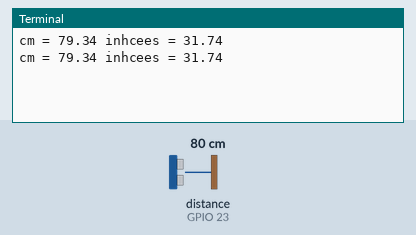
The program below on a simulated Raspberry Pi (BCM pin numbers). On the bench: the last lines printed to the terminal. Inputs (shaded band) come from the test bench; at power-on: distance to the obstacle (sensor on GPIO 23) 80 cm. The echo pulse lasts 58.3 µs per cm; the interpreter's speed is modelled, so counts of loop turns are approximate; the clock reads 2024-03-15 10:24:30 at power-on unless the program sets it.

Above: at 1.2 s.
1.3 s: distance to the obstacle (sensor on GPIO 23) set to 2 cm
At 2.4 s:
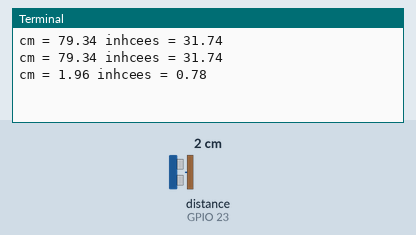
2.8 s: distance to the obstacle (sensor on GPIO 23) set to 4 cm
At 3.8 s:
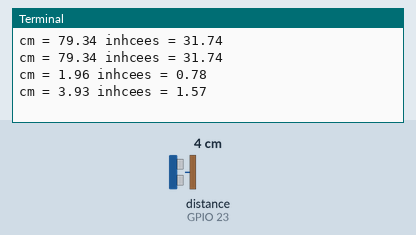
Timing chart, 0 to 5.8 s (numbered marks = the images above; inputs shaded):
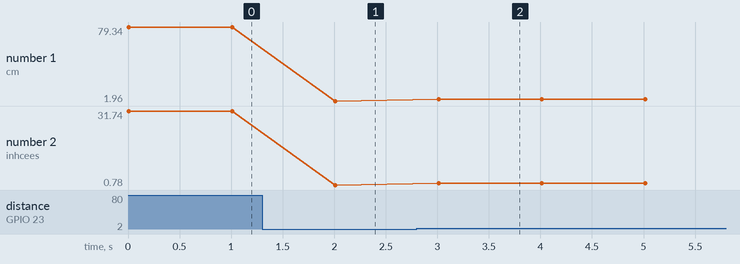

The program:

pulse.py
```python
import RPi.GPIO as GPIO
import time

trigger_pin = 18
echo_pin = 23

GPIO.setmode(GPIO.BCM)
GPIO.setup(trigger_pin, GPIO.OUT)
GPIO.setup(echo_pin, GPIO.IN)

def send_trigger_pulse():
    GPIO.output(trigger_pin, True)
    time.sleep(0.0001)
    GPIO.output(trigger_pin, False)

def wait_for_echo(value, timeout):
    count = timeout
    while GPIO.input(echo_pin) != value and count > 0:
        count = count -1

def get_distance():
    send_trigger_pulse()
    wait_for_echo(True, 10000)
    start = time.time()
    wait_for_echo(False, 10000)
    finish = time.time()
    pulse_len = finish - start
    distance_cm = pulse_len*340.29/2*100
    distance_in = distance_cm/2.5
    return (distance_cm, distance_in)

while True:
    print('cm = {:.2f} inhcees = {:.2f}'.format(*get_distance()))
    time.sleep(1)
```

Measured:
- after the input at 1.3 s, the terminal: prints a new line after 0.71 s (image 1)
- after the input at 2.8 s, the terminal: prints a new line after 0.21 s (image 2)
- plotted number 1: 79.34 → 1.96 after the input at 1.3 s, 1.96 → 3.93 after the input at 2.8 s
- plotted number 2: 31.74 → 0.78 after the input at 1.3 s, 0.78 → 1.57 after the input at 2.8 s
